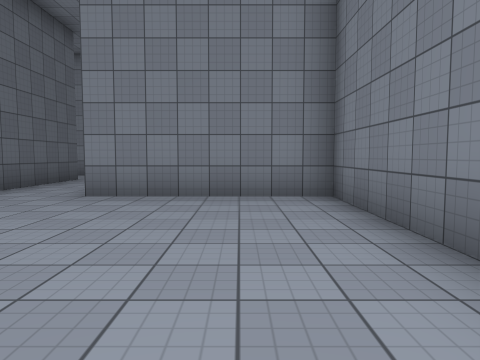
[1] (above)

17 first-person views from a walk through a 3-D level made in the Unity game engine. The camera is 1.3 m above the floor, tilts 4° down and sees 70° across. The floor is counted in squares, 2 m on a side. Each view is taken from the middle of a square. On the plan, view 1 faces up. The plan holds only what a view shows up to about 10 squares ahead; the rest is blank. The place goes on beyond the plan. Surface patterns are stand-ins for the level's own textures.

[2]
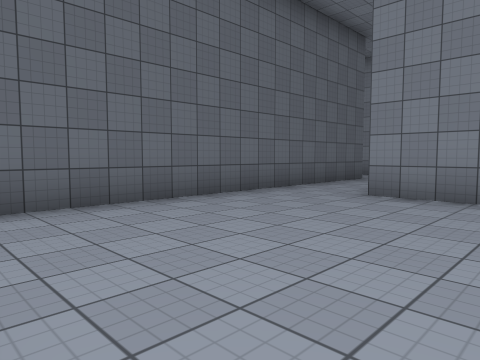

[3]
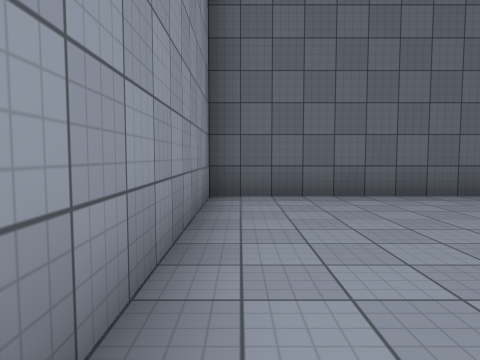

[4]
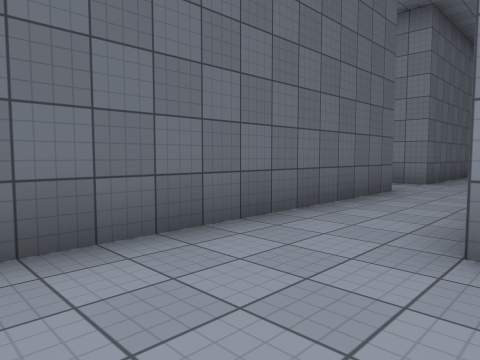

[5]
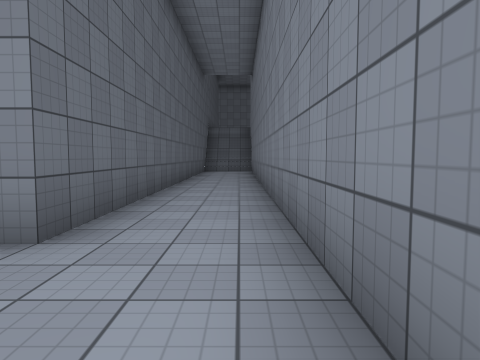

[6]
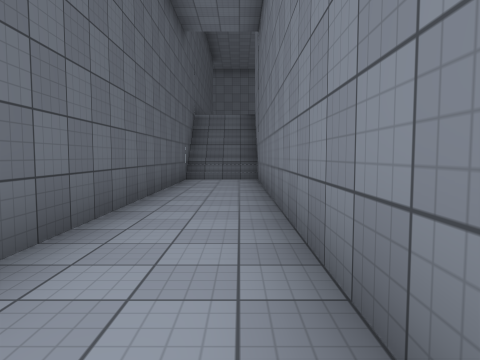

[7]
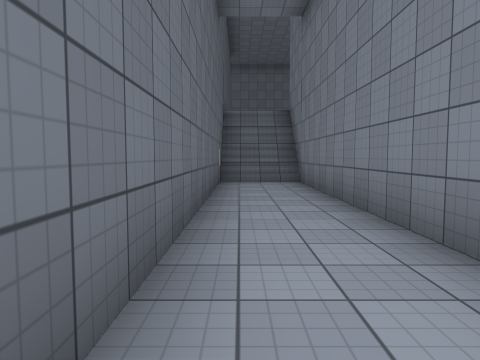

[8]
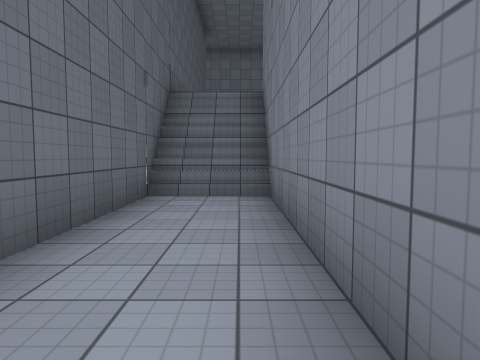

[9]
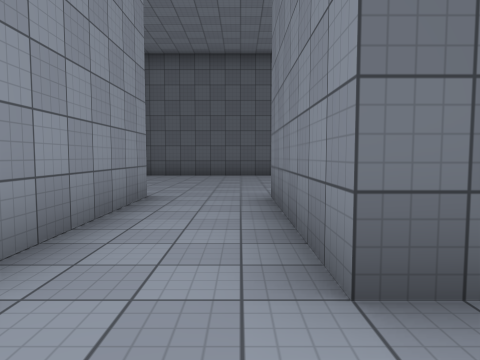

[10]
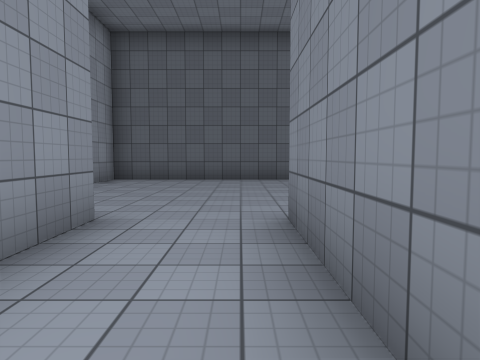

[11]
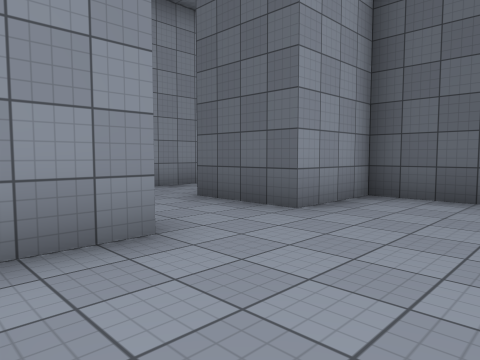

[12]
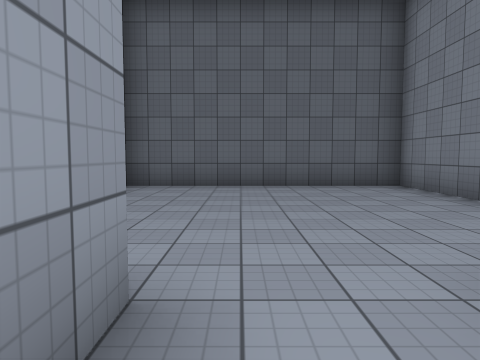

[13]
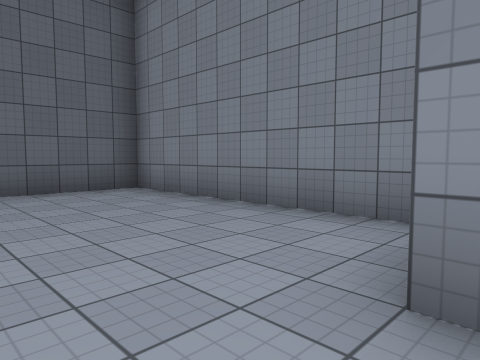

[14]
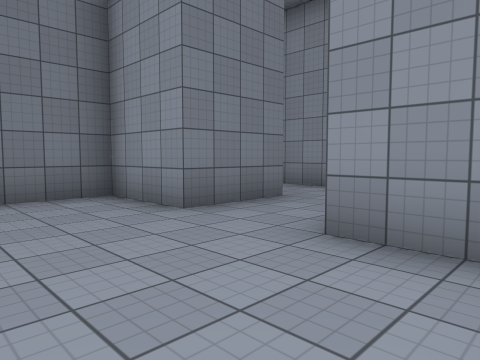

[15]
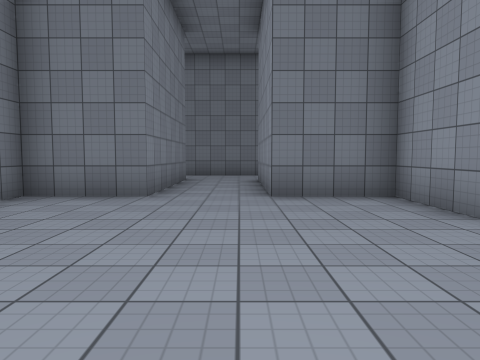

[16]
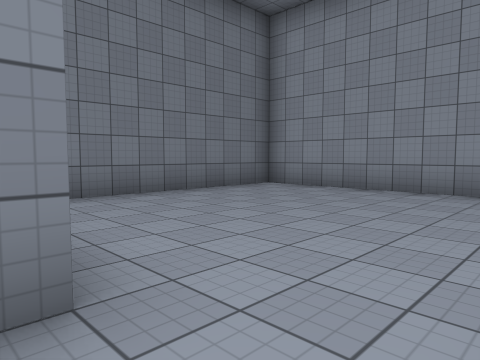

[17]
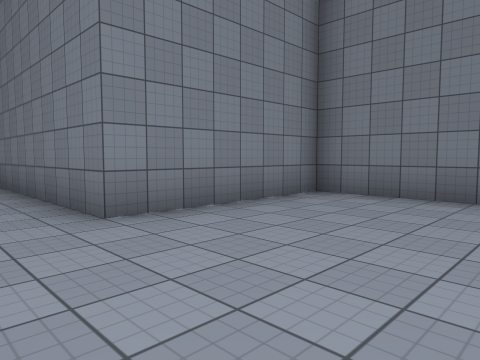

### Floor plan
Key: @ floor where view 1 was taken; # wall or solid block; . floor; / step, stairs or slope.
Columns run from 15 left of view 1 to 2 right of it. Each row starts with its distance up from view 1.
 28           #
 27           #
 26           #
 25           #//#
 24           #//#
 23           #..#
 22           #..#
 21           #..#
 20           #..#
 19           #..#
 18           #..#
 17           #..#
 16           #..#
 15           #..#
 14 ########  #..#
 13 #......#  #..#
 12 #......####..#
 11 #............#
 10 #............#
  9 #......####..#
  8 #......#  #..#
  7 ###..###  #..#
  6   #..#    #..#####
  5   ....    #......#
  4  ..  ..   #......#
  3  ##  ##   #......#
  2           #......#
  1           #......#
  0           #....@.#
 -1           ########

Where each view was taken, in squares from view 1:
view 1: 0 up, 0 right, facing up
view 2: 0 up, 0 right, facing up-left
view 3: 0 up, 1 right, facing left
view 4: 3 up, 2 left, facing up-left
view 5: 9 up, 3 left, facing up
view 6: 14 up, 3 left, facing up
view 7: 15 up, 4 left, facing up
view 8: 18 up, 3 left, facing up
view 9: 11 up, 3 left, facing left
view 10: 11 up, 5 left, facing left
view 11: 10 up, 9 left, facing down-left
view 12: 10 up, 7 left, facing left
view 13: 10 up, 8 left, facing up-left
view 14: 10 up, 14 left, facing down-right
view 15: 10 up, 14 left, facing right
view 16: 6 up, 4 left, facing down-right
view 17: 2 up, 4 left, facing up-right
